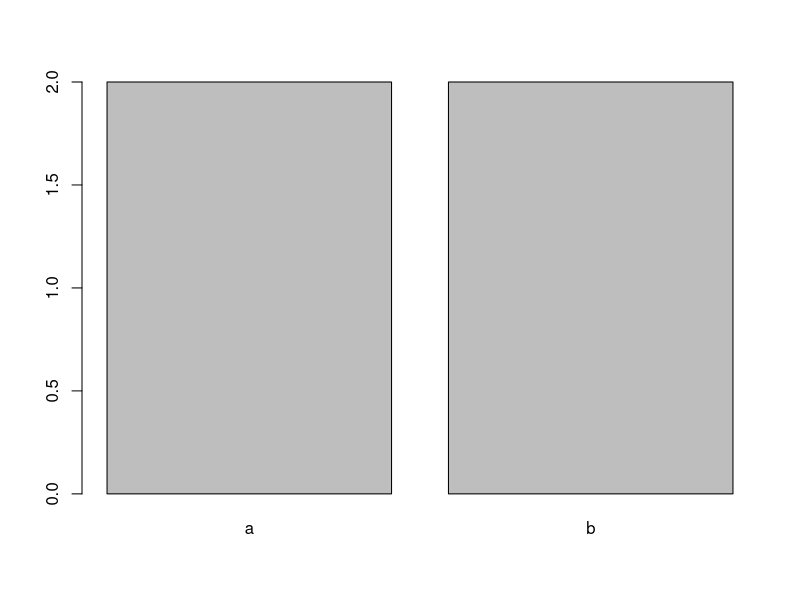
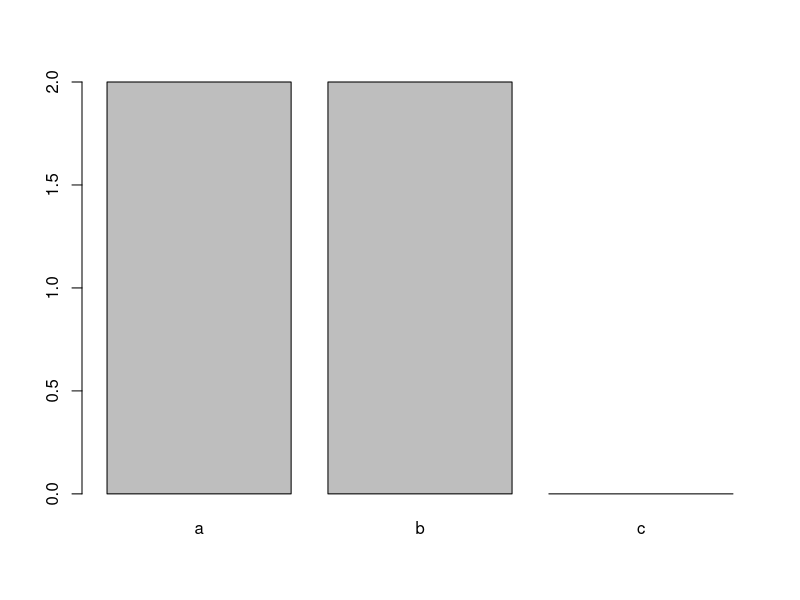

Write R code to recreate these figures, in order. (Note: this script raises an error after producing the figures.)
## ---- chunk 1
library(knitr)
opts_knit$set(base.dir='./')
opts_chunk$set(prompt=TRUE, comment='', fig.path='figures/')
options(width = 66)
## ---- chunk 2
typeof(1.1)
typeof(1.0)
typeof(1)
typeof(1L)
typeof('1')
typeof(TRUE)
typeof(FALSE)
## ---- chunk 3
is.atomic(1.1)
is.atomic(FALSE)
## ---- chunk 4
(casos <- c(42, 25))
c(1)
## ---- chunk 5
seq(from = 1, to = 10)
1:10 # Equivalente ao comando anterior.
seq(from = 1, to = 10, by = 2)
## ---- chunk 6
attributes(casos)
casos2015 <- c(notificados = 42, autoctones = 25, importados = 5)
attributes(casos2015)
## ---- chunk 7
str(casos)
## ---- chunk 8
mode(1L)
mode(1.1)
## ---- chunk 9
length(1.1)
length(casos)
## ---- chunk 10
casos2015[2]
casos2015['autoctones']
## ---- chunk 11
casos2015[c('autoctones', 'importados')]
casos2015[c(2, 3)]
casos2015[2:3]
## ---- chunk 12
idades <- c(3, 7, 12, 4, 1, 5, 6)
idades[c(TRUE, TRUE, FALSE, FALSE, FALSE, FALSE, FALSE)]
idades > 5
idades[idades > 5]
idades[idades > 2 & idades < 7]
idades[idades < 4 | idades == 12]
## ---- chunk 13
idades[c(1, 1)]
idades[]
## ---- chunk 14
casos2015
(casos2015['notificados'] <- 50)
## ---- chunk 15
names(casos2015)
names(casos2015)[1] <- 'suspeitos'
names(casos2015)
## ---- chunk 16
casos2015[c(1, 3, 2)]
## ---- chunk 17
(casos2015 <- casos2015[c(1, 3, 2)])
## ---- chunk 18
casos2015[-1]
## ---- chunk 19
casos2015[-c(2, 3)]
## ---- chunk 20
c(c(1, 3), c(10, 20))
c(c(1, 3), c(10, 20), 5)
## ---- chunk 21
append(c(1, 3), c(10, 20), after = 1)
## ---- chunk 22
typeof(c(1, 3))
typeof(c(1, 'a'))
## ---- chunk 23
as.character(c(1, 3))
typeof(c(1L, 3L))
typeof(as.double(c(1L, 3L)))
## ---- chunk 24
2 ^ 3 * 4
2 ^ (3 * 4)
2 * 3 + 4
2 * (3 + 4)
2 + 3 == 5
## ---- chunk 25
c(1, 3) + c(2, 4)
## ---- chunk 26
c(10, 12, 14, 16) - c(2, 3)
## ---- chunk 27
c(10, 12, 14) - c(2, 3)
## ---- chunk 28
sqrt(c(64, 100))
## ---- chunk 29
sum(c(2, 3, 5)) # Soma
cumsum(c(2, 3, 5)) # Soma acumulada
prod(c(2, 3, 5)) # Produto
cumprod(c(2, 3, 5)) # Produto acumulado
## ---- chunk 30
Reduce('/', c(100, 2, 2))
## ---- chunk 31
Reduce(sum, c(2, 3, 5)) # Equivalente a cumsum(c(2, 3, 5))
## ---- chunk 32
3 < 5 # 3 menor do que 5?
3 <= 5 # 3 menor o igual a 5?
3 >= 5 # 3 maior ou igual a 5?
3 > 5 # 3 maior do que 5?
3 == 5 # 3 igual a 5?
3 != 5 # 3 diferente de 5?
3 > 4 & 5 > 4 # 3 e 5 são maiores do que 4?
3 > 4 | 5 > 4 # 3 ou 5 são maiores do que 4?
a <- 1:3
any(a > 2) # Algum dos valores em "a" é maior do que 12?
all(a > 2) # Todos os valores em "a" são maiores do que 12?
identical(c(1, 3), c(4, 5)) # Os dois vetores são iguais
c(1, 3, 5, 7) %in% c(4, 5, 6, 7) # Quais elementos do 1o vetor estão no 2o
## ---- chunk 33
which(c(1, 2, 3, 4) > 2) # Quais elementos são maiores do que 2
union(x = 1:3, y = 3:5) # Quais elementeos estão em x ou em y
intersect(x = 1:3, y = 3:5) # Quais elementeos estão em x e em y
setdiff(x = 1:3, y = 3:5) # Quais elementeos de x não estão em y
## ---- chunk 34
matrix(1:6, ncol = 3)
matrix(1:6, nrow = 3)
## ---- chunk 35
matrix((1:6), ncol = 3, byrow = TRUE)
## ---- chunk 36
rbind(1:3, c(10, 20, 30))
cbind(1:3, c(10, 20, 30))
is.matrix(cbind(1:3, c(10, 20, 30)))
## ---- chunk 37
(vacinados <- matrix(c(8, 5, 0, 13, 4, 1, 10, 6, 2), ncol = 3))
attributes(vacinados)
## ---- chunk 38
rownames(vacinados) <- c('a', 'b', 'c')
vacinados
colnames(vacinados) <- c('sim', 'nao', 'desconhecido')
vacinados
## ---- chunk 39
dimnames(vacinados)
names(dimnames(vacinados)) <- c('grupo', 'vacinado')
vacinados
## ---- chunk 40
matrix(c(8, 5, 0, 13, 4, 1, 10, 6, 2), ncol = 3,
       dimnames = list(c('a', 'b', 'c'), NULL))
matrix(c(8, 5, 0, 13, 4, 1, 10, 6, 2), ncol = 3,
       dimnames = list(NULL, c('sim', 'nao', 'desconhecido')))
matrix(c(8, 5, 0, 13, 4, 1, 10, 6, 2), ncol = 3,
       dimnames = list(c('a', 'b', 'c'), c('sim', 'nao', 'desconhecido')))
matrix(c(8, 5, 0, 13, 4, 1, 10, 6, 2), ncol = 3,
       dimnames = list(grupo = c('a', 'b', 'c'),
                       vacinado = c('sim', 'nao', 'desconhecido')))
## ---- chunk 41
attributes(vacinados)
## ---- chunk 42
str(vacinados)
## ---- chunk 43
length(vacinados)
## ---- chunk 44
dim(vacinados)
nrow(vacinados)
ncol(vacinados)
## ---- chunk 45
vacinados[1:2, ]
## ---- chunk 46
vacinados[, c('nao', 'desconhecido')]
## ---- chunk 47
vacinados[, 'nao']
## ---- chunk 48
vacinados[1:2, c(1, 3)]
## ---- chunk 49
vacinados[ , 'sim']
vacinados[ , 'sim'] > 1
vacinados[vacinados[ , 'sim'] > 1, ]
vacinados[c(TRUE, TRUE), ]
## ---- chunk 50
vacinados[3, 3] <- 0
vacinados[2, 1:2] <- c(6, 9)
## ---- chunk 51
colnames(vacinados)[3] <- 'desc'
## ---- chunk 52
vacinados[c('c', 'b', 'a'), 3:1]
## ---- chunk 53
vacinados[-1, ]
vacinados[-c(1, 2) , -3]
## ---- chunk 54
a <- matrix(1:6, ncol = 3)
b <- matrix(11:16, ncol = 3)
cbind(a, b)
## ---- chunk 55
rbind(a, b)
## ---- chunk 56
matrix(c(1:3, 'a'), ncol = 2)
## ---- chunk 57
as.vector(vacinados)
as.matrix(casos)
as.matrix(casos2015)
## ---- chunk 58
vacinados + 100
## ---- chunk 59
vacinados / sum(vacinados)
prop.table(vacinados)
## ---- chunk 60
vacinados + c(10, 100, 1000)
## ---- chunk 61
vacinados2 <- vacinados + 100
vacinados2 - vacinados
## ---- chunk 62
matrix(1:4, ncol = 2) * matrix(5:8, ncol = 2)
matrix(1:4, ncol = 2) %*% matrix(5:8, ncol = 2)
## ---- chunk 63
sum(vacinados)
cumsum(vacinados)
## ---- chunk 64
t(vacinados)
## ---- chunk 65
colSums(vacinados)
rowSums(vacinados)
addmargins(vacinados)
## ---- chunk 66
(banco <- data.frame(cidade = c('a', 'b', 'c', 'd'),
                    populacao = c(1500, 3300, 2000, 4500),
                    casos = c(133, 37, 76, 503),
                    vigilancia = c('nao', 'sim', 'sim', 'nao')))
## ---- chunk 67
attributes(banco)
## ---- chunk 68
str(banco)
## ---- chunk 69
banco[1:2, c('populacao', 'casos')]
## ---- chunk 70
banco[c('populacao', 'casos')]
## ---- chunk 71
banco['populacao']
banco[['populacao']]
banco$populacao
## ---- chunk 72
banco[3, 'casos'] <- 83
## ---- chunk 73
names(banco)[2] <- 'pop'
## ---- chunk 74
(banco2 <- data.frame(cidade = rep(c('a', 'b', 'c', 'd'), each = 2),
                     mortes = c(17, 15, 4, 4, 7, 5, 23, 26),
                     ano = rep(c(2015, 2016), 4)))
banco3 <- data.frame(c('e', 'f'),
                     c(25e3, 27.2e3),
                     c(19, 21), c('sim', 'sim'))
names(banco3) <- names(banco)
## ---- chunk 75
merge(banco, banco2, by = 1)
merge(banco, banco2, by = 'cidade')
## ---- chunk 76
(banco4 <- banco[c(2, 1, 3:4)])
merge(banco4, banco2, by.x = 2, by.y = 1)
merge(banco4, banco2, by = 'cidade')
## ---- chunk 77
names(banco4)[2] <- 'cid'
merge(banco4, banco2, by.x = 2, by.y = 1)
merge(banco4, banco2, by.x = 'cid', by.y = 'cidade')
## ---- chunk 78
rbind(banco, banco3)
## ---- chunk 79
banco[2, 2] <- 'z'
banco
## ---- chunk 80
as.data.frame(casos)
as.data.frame(casos2015)
as.data.frame(vacinados)
## ---- chunk 81
as.matrix(banco)
## ---- chunk 82
(lista <- list(1:3, vacinados, banco))
## ---- chunk 83
attributes(lista)
str(lista)
## ---- chunk 84
names(lista) <- c('gaveta1', 'gaveta2', 'gaveta3')
lista
str(lista)
attributes(lista)
## ---- chunk 85
length(lista)
## ---- chunk 86
(gaveta <- list('g1',
                gaveta2 = 'g2',
                gaveta3 = list('g3a', 'g3b', gaveta3c = 'g3c')))
## ---- chunk 87
gaveta$gaveta3[[2]]
gaveta$gaveta3$gaveta3c
## ---- chunk 88
lista$gaveta3
lista$gaveta3[1:2, 2:4]
## ---- chunk 89
str(vacinados)
## ---- chunk 90
attr(vacinados, 'dimnames')
## ---- chunk 91
attr(vacinados, 'dimnames')$grupo
## ---- chunk 92
gaveta[1:2] <- c(100, 200)
gaveta
## ---- chunk 93
gaveta[c(3, 1, 2)]
## ---- chunk 94
gaveta[-3]
## ---- chunk 95
lista2 <- list('a', 'b')
lista3 <- list('c', 'd')
list(lista2, lista3)
append(lista2, lista3)
lista2[[3]] <- 'z'
lista2[[4]] <- lista3
lista2
## ---- chunk 96
as.list(casos2015)
## ---- chunk 97
as.list(matrix(1:4, ncol = 2))
## ---- chunk 98
is.data.frame(banco)
is.list(banco)
## ---- chunk 99
as.list(banco)
## ---- chunk 100
as.data.frame(list(a = 1:2, b = 3:4))
## ---- chunk 101
is.vector(c(1, 3))
is.vector(list(1, 3))
## ---- chunk 102
is.atomic(c(1, 3))
is.list(list(1, 3))
is.atomic(c(1, 3))
is.list(list(1, 3))
## ---- chunk 103
(trat_num <- c(1, 0, 0, 1))
(trat_char <- c('b', 'a', 'a', 'b'))

## ---- chunk 104
table(trat_num)
table(trat_char)
## ---- chunk 105
(trat_fat <- factor(c('b', 'a', 'a', 'b'), levels = c('a', 'b', 'c')))
## ---- chunk 106
table(trat_fat)
barplot(table(trat_char))
barplot(table(trat_fat))
## ---- chunk 107
(trat_fat2 <- factor(c('b', 'a', 'a', 'b'),
                    levels = c('c', 'b', 'a'),
                    ordered = TRUE))
## ---- chunk 108
attributes(trat_fat)
attributes(trat_fat2)
## ---- chunk 109
str(trat_fat)
str(trat_fat2)
## ---- chunk 110
typeof(trat_fat)
## ---- chunk 111
trat_fat[1] <- 'c'
trat_fat
## ---- chunk 112
trat_fat[1] <- 'd'
trat_fat
## ---- chunk 113
levels(trat_fat)
c(levels(trat_fat), 'd')
levels(trat_fat) <- c(levels(trat_fat), 'd')
trat_fat[1] <- 'd'
trat_fat
## ---- chunk 114
levels(trat_fat)
(trat_fat <- trat_fat[4:1])
levels(trat_fat)
## ---- chunk 115
trat_fat
trat_fat <- factor(trat_fat, levels = levels(trat_fat)[4:1])
trat_fat
## ---- chunk 116
trat_fat2
(trat_fat2 <- ordered(trat_fat2, levels = c('a', 'b', 'c')))
## ---- chunk 117
trat_fat
(trat_fat <- trat_fat[-2])
## ---- chunk 118
(trat_fat <- droplevels(trat_fat))
## ---- chunk 119
trat_char <- as.character(trat_fat)
(trat_char <- trat_char[trat_char != 'a'])
(trat_fat <- as.factor(trat_char))
## ---- chunk 120
f1 <- factor(c('a', 'b'))
f2 <- factor(c('c', 'd'))
char <- c(as.character(f1), as.character(f2))
as.factor(char)
## ---- chunk 121
as.integer(trat_fat)
as.character(trat_fat)
## ---- chunk 122
as.matrix(trat_fat)
as.data.frame(trat_fat)
as.list(trat_fat)
## ---- chunk 123
date()
## ---- chunk 124
seq()
## ---- chunk 125
seq(from = 0, to = 10, by = 2)
## ---- chunk 126
seq(0, 1, 0.2)
## ---- chunk 127
seq(from = 0, to = 10, length.out = 3)
## ---- chunk 128
seq(0, 10, length.out = 3)
## ---- chunk 129
Medias <- function(vetor1 = NULL, vetor2 = NULL) {
  # Média de cada um dos vetores e média global.
  # Argumentos:
  #  vetor1: vetor numérico.
  #  vetor2: vetor numérico.
  # Resultado:
  #  Vetor numérico com as três médias.
  media1 = mean(vetor1)
  media2 = mean(vetor2)
  media_global = mean(c(media1, media2))
  c('Media 1' = media1, 'Media 2' =  media2, ' Media global' = media_global)
}
Medias(c(1, 3), c(5, 7))
## ---- chunk 130
mean(log(1:100))
mean(log(1:100), trim = .01)
mean(log(2:99))
## ---- chunk 131
Medias <- function(vetor1 = NULL, vetor2 = NULL, frac = NULL) {
  # Média de cada um dos vetores e média global.
  # Argumentos:
  #  vetor1: vetor numérico.
  #  vetor2: vetor numérico.
  #  frac: fração removida de cada extremo.
  # Resultado:
  #  Vetor numérico com as três médias.
  media1 = mean(vetor1, trim = frac)
  media2 = mean(vetor2, trim = frac)
  media_global = mean(c(media1, media2))
  c('Media 1' = media1, 'Media 2' =  media2, ' Media global' = media_global)
}
Medias(log(1:100), log(101:200), frac = .2)
## ---- chunk 132
Medias <- function(vetor1 = NULL, vetor2 = NULL, ...) {
  # Média de cada um dos vetores e média global.
  # Argumentos:
  #  vetor1: vetor numérico.
  #  vetor2: vetor numérico.
  #  ...: argumentos passados à função mean.
  # Resultado:
  #  Vetor numérico com as três médias.
  media1 = mean(vetor1, ...)
  media2 = mean(vetor2, ...)
  media_global = mean(c(media1, media2))
  c('Media 1' = media1, 'Media 2' =  media2, ' Media global' = media_global)
}
Medias(log(1:100), log(101:200), trim = .2)
## ---- chunk 133
MediaAritmetica <- function(x, y) {
  # Calcula a média aritmética entre dois números.
  # Argumentos:
  #  x: número inteiro, real ou imaginário.
  #  y: número inteiro, real ou imaginário.
  # Rsultado:
  #  Média aritmética de x e y.
  (x + y) / 2
}
MediaAritmetica(1, 3)
MediaAritmetica(1, 3, 5, 7)
## ---- chunk 134
MediaAritmetica <- function(...) {
  # Calcula a média aritmética.
  # Argumentos:
  #  ...: números.
  # Rsultado:
  #  Média aritmética de x e y.
  valores <- unlist(list(...))
  sum(valores) / length(valores)
}
MediaAritmetica(1, 3, 5, 7)
